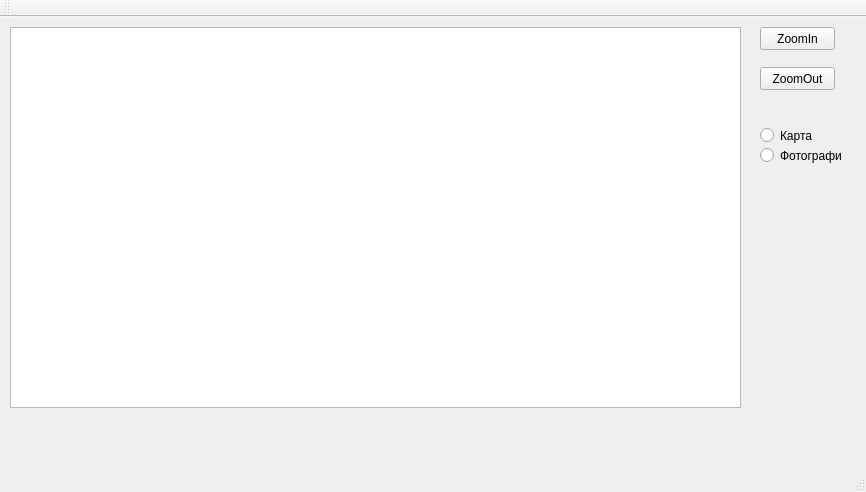
<?xml version="1.0" encoding="UTF-8"?>
<ui version="4.0">
 <class>MainWindow</class>
 <widget class="QMainWindow" name="MainWindow">
  <property name="geometry">
   <rect>
    <x>0</x>
    <y>0</y>
    <width>866</width>
    <height>492</height>
   </rect>
  </property>
  <property name="sizePolicy">
   <sizepolicy hsizetype="Fixed" vsizetype="Fixed">
    <horstretch>0</horstretch>
    <verstretch>0</verstretch>
   </sizepolicy>
  </property>
  <property name="windowTitle">
   <string>MainWindow</string>
  </property>
  <property name="windowOpacity">
   <double>1.000000000000000</double>
  </property>
  <widget class="QWidget" name="centralWidget">
   <widget class="QGraphicsView" name="graphicsView">
    <property name="geometry">
     <rect>
      <x>10</x>
      <y>10</y>
      <width>731</width>
      <height>381</height>
     </rect>
    </property>
    <property name="sizePolicy">
     <sizepolicy hsizetype="Expanding" vsizetype="Expanding">
      <horstretch>0</horstretch>
      <verstretch>0</verstretch>
     </sizepolicy>
    </property>
    <property name="midLineWidth">
     <number>1</number>
    </property>
    <property name="verticalScrollBarPolicy">
     <enum>Qt::ScrollBarAlwaysOff</enum>
    </property>
    <property name="horizontalScrollBarPolicy">
     <enum>Qt::ScrollBarAlwaysOff</enum>
    </property>
    <property name="interactive">
     <bool>true</bool>
    </property>
   </widget>
   <widget class="QPushButton" name="pushButton">
    <property name="geometry">
     <rect>
      <x>760</x>
      <y>10</y>
      <width>75</width>
      <height>23</height>
     </rect>
    </property>
    <property name="text">
     <string>ZoomIn</string>
    </property>
   </widget>
   <widget class="QPushButton" name="pushButton_2">
    <property name="geometry">
     <rect>
      <x>760</x>
      <y>50</y>
      <width>75</width>
      <height>23</height>
     </rect>
    </property>
    <property name="text">
     <string>ZoomOut</string>
    </property>
   </widget>
   <widget class="QRadioButton" name="radioButton">
    <property name="geometry">
     <rect>
      <x>760</x>
      <y>110</y>
      <width>82</width>
      <height>17</height>
     </rect>
    </property>
    <property name="text">
     <string>Карта</string>
    </property>
   </widget>
   <widget class="QRadioButton" name="radioButton_2">
    <property name="geometry">
     <rect>
      <x>760</x>
      <y>130</y>
      <width>82</width>
      <height>17</height>
     </rect>
    </property>
    <property name="text">
     <string>Фотографии</string>
    </property>
   </widget>
   <widget class="QLabel" name="label">
    <property name="geometry">
     <rect>
      <x>770</x>
      <y>170</y>
      <width>46</width>
      <height>13</height>
     </rect>
    </property>
    <property name="text">
     <string/>
    </property>
   </widget>
  </widget>
  <widget class="QMenuBar" name="menuBar">
   <property name="geometry">
    <rect>
     <x>0</x>
     <y>0</y>
     <width>866</width>
     <height>21</height>
    </rect>
   </property>
  </widget>
  <widget class="QToolBar" name="mainToolBar">
   <attribute name="toolBarArea">
    <enum>TopToolBarArea</enum>
   </attribute>
   <attribute name="toolBarBreak">
    <bool>false</bool>
   </attribute>
  </widget>
  <widget class="QStatusBar" name="statusBar">
   <property name="statusTip">
    <string/>
   </property>
   <property name="whatsThis">
    <string/>
   </property>
  </widget>
 </widget>
 <layoutdefault spacing="6" margin="11"/>
 <resources/>
 <connections/>
</ui>
